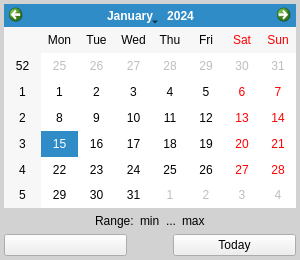
<?xml version="1.0" encoding="UTF-8"?>
<ui version="4.0">
 <class>CalenderPopup</class>
 <widget class="QDialog" name="CalenderPopup">
  <property name="enabled">
   <bool>true</bool>
  </property>
  <property name="geometry">
   <rect>
    <x>0</x>
    <y>0</y>
    <width>300</width>
    <height>260</height>
   </rect>
  </property>
  <property name="styleSheet">
   <string notr="true">#CalenderPopup { background: rgb(210, 210, 210); border-radius: 6px;	padding: 6px; }</string>
  </property>
  <layout class="QVBoxLayout" name="verticalLayout_2">
   <property name="leftMargin">
    <number>4</number>
   </property>
   <property name="topMargin">
    <number>4</number>
   </property>
   <property name="rightMargin">
    <number>4</number>
   </property>
   <property name="bottomMargin">
    <number>4</number>
   </property>
   <item>
    <widget class="QCalendarWidget" name="calendar"/>
   </item>
   <item>
    <widget class="QFrame" name="rangeFrame">
     <layout class="QHBoxLayout" name="horizontalLayout_5">
      <property name="leftMargin">
       <number>0</number>
      </property>
      <property name="topMargin">
       <number>0</number>
      </property>
      <property name="rightMargin">
       <number>0</number>
      </property>
      <property name="bottomMargin">
       <number>0</number>
      </property>
      <item>
       <spacer name="horizontalSpacer_7">
        <property name="orientation">
         <enum>Qt::Orientation::Horizontal</enum>
        </property>
        <property name="sizeHint" stdset="0">
         <size>
          <width>0</width>
          <height>0</height>
         </size>
        </property>
       </spacer>
      </item>
      <item>
       <widget class="QLabel" name="label">
        <property name="text">
         <string>Range:</string>
        </property>
       </widget>
      </item>
      <item>
       <widget class="QLabel" name="rangeMinLabel">
        <property name="text">
         <string notr="true">min</string>
        </property>
       </widget>
      </item>
      <item>
       <widget class="QLabel" name="label_3">
        <property name="text">
         <string notr="true">...</string>
        </property>
       </widget>
      </item>
      <item>
       <widget class="QLabel" name="rangeMaxLabel">
        <property name="text">
         <string notr="true">max</string>
        </property>
       </widget>
      </item>
      <item>
       <spacer name="horizontalSpacer_8">
        <property name="orientation">
         <enum>Qt::Orientation::Horizontal</enum>
        </property>
        <property name="sizeHint" stdset="0">
         <size>
          <width>0</width>
          <height>0</height>
         </size>
        </property>
       </spacer>
      </item>
     </layout>
    </widget>
   </item>
   <item>
    <layout class="QHBoxLayout" name="horizontalLayout_2" stretch="1,0,1">
     <item>
      <widget class="QPushButton" name="setInvalidButton">
       <property name="icon">
        <iconset>
         <disabledoff>:/Symbols/ClearInput_P.png</disabledoff>
         <activeon>:/Symbols/ClearInput_A.png</activeon>
        </iconset>
       </property>
       <property name="autoDefault">
        <bool>false</bool>
       </property>
      </widget>
     </item>
     <item>
      <spacer name="horizontalSpacer">
       <property name="orientation">
        <enum>Qt::Orientation::Horizontal</enum>
       </property>
       <property name="sizeHint" stdset="0">
        <size>
         <width>40</width>
         <height>20</height>
        </size>
       </property>
      </spacer>
     </item>
     <item>
      <widget class="QPushButton" name="setTodayButton">
       <property name="text">
        <string>Today</string>
       </property>
       <property name="autoDefault">
        <bool>false</bool>
       </property>
      </widget>
     </item>
    </layout>
   </item>
  </layout>
 </widget>
 <resources/>
 <connections/>
</ui>
